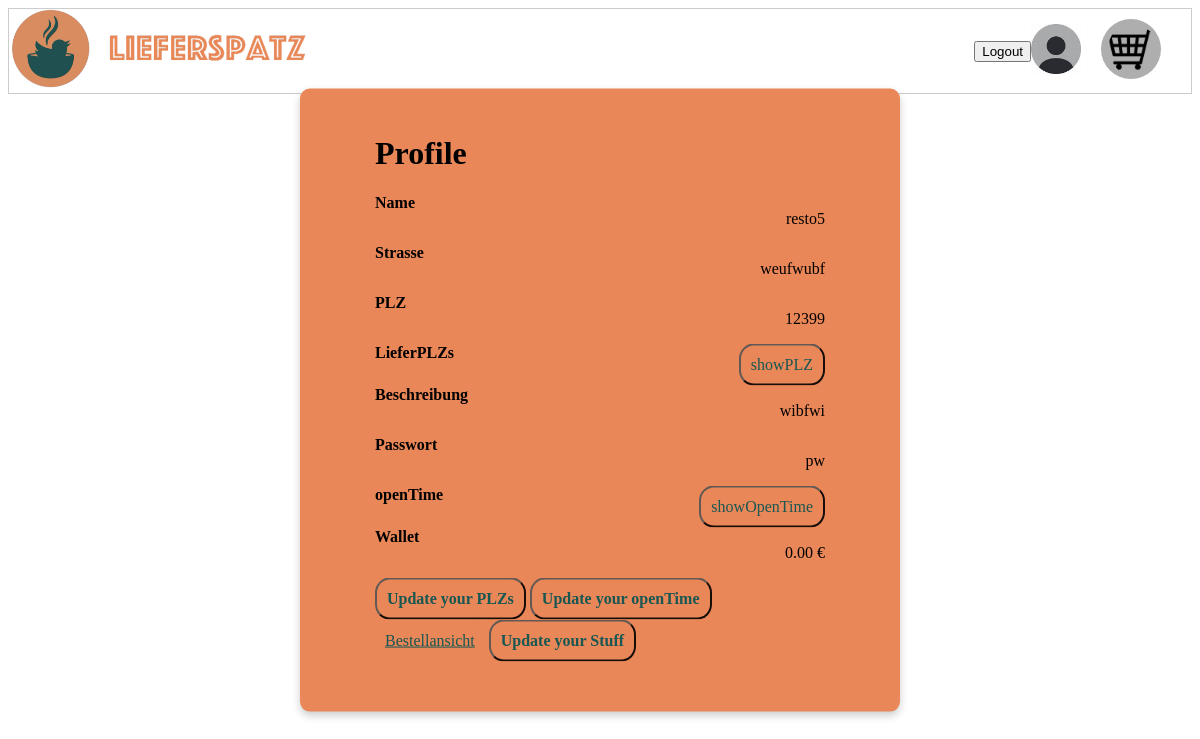
The app's page /profile/ (signed in), older data.
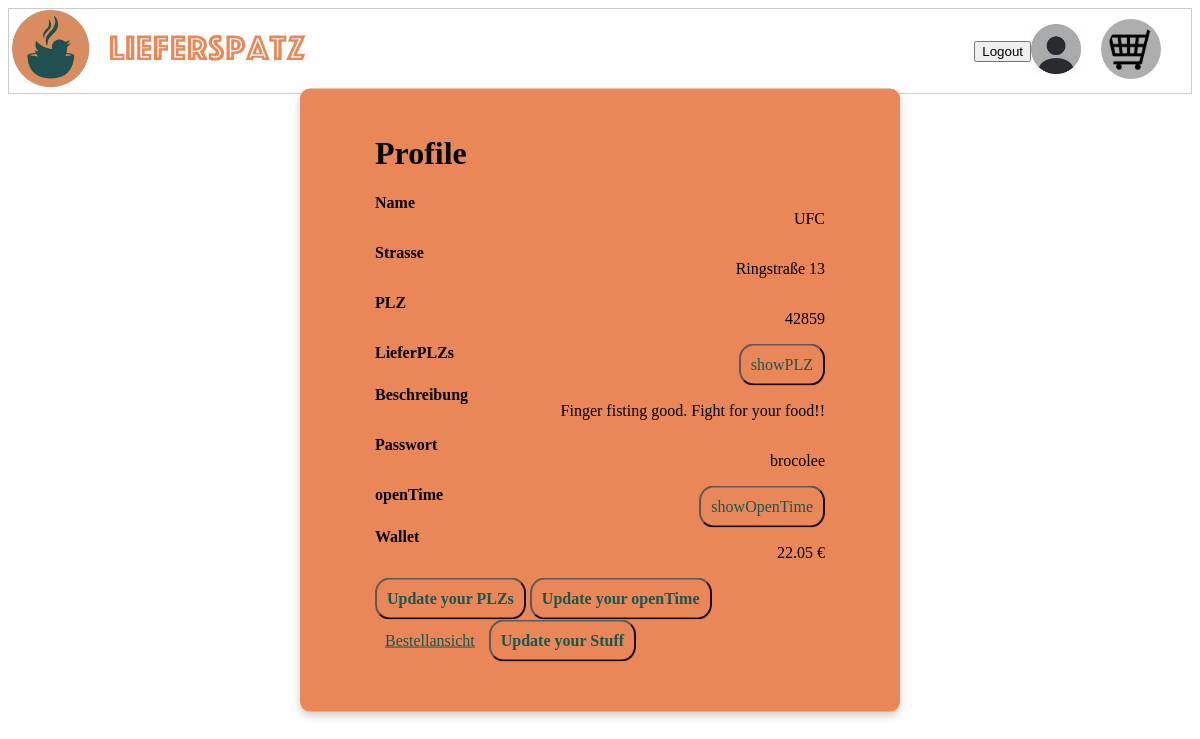
The same page, newer data.
### app.py (models this page shows, shortened)
class Resto(db.Model):
    id = db.Column(db.Integer, primary_key = True)
    name = db.Column(db.String(20), unique = True, nullable = False)
    strasse = db.Column(db.String(20), unique = False, nullable = False)
    plz = db.Column(db.Integer(), unique = False, nullable = False)
    lieferplz = db.Column(db.String(), unique = False, nullable = False)
    beschreibung = db.Column(db.String(555), nullable = False)
    password = db.Column(db.String(20), nullable = False)
    openTime = db.Column(db.String(), nullable = False)
    wallet = db.Column(db.Integer, nullable=False, default=0)
    image = db.Column(db.String, nullable=True)

### app.py (the view)
@app.route("/profile/")
def profile():
    if not session.get("user"):
        return redirect(url_for("login"))
    user1 = session["user"]
    if user1["type"] == "Kunde":
        user = Kunde.query.get_or_404(user1["id"])
    else:
        user = Resto.query.get_or_404(user1["id"])
    return render_template("profile.html", content=user, userType = user1["type"], userID = user1["id"], json = json)

### templates/profile.html (shortened to what this page needs)
<!DOCTYPE html>
<html lang="en">
<head>
</head>
<body>
    <div  class=" header-layout">
        <div>
            {% if userType == "Kunde" %}
            <a href="{{ url_for('CatchResto')}}">
                <img class="logo" src="{{ url_for('static', filename='images/LP.png') }} ">
            </a>
            {% else %}
            <a href="{{ url_for('resto_speisekarte', restaurant_id = userID)}}">
                <img class="logo" src="{{ url_for('static', filename='images/LP.png') }} ">
            </a>
            {% endif %}
        </div>
        <div style=" padding: 10px;">
            <form action="{{ url_for('logout') }}" method="POST">
                <button type="submit">Logout</button>
            </form>
            <a href="{{ url_for('profile')}}">
                <img style="height: 50px; margin-right: 20px;" src ="{{ url_for('static', filename='images/th.jfif') }} ">
            </a>
            <a href="{{ url_for('summary')}}">
                <img style="height: 50px; background-color: #aeaeae; padding: 5px ; border-radius: 100%; padding-right: 3px; padding-left: 7px;margin-right: 20px;" src ="{{ url_for('static', filename='images/WK.png') }} ">
            </a>
        </div>
    </div>
    <div class="Profile" id="Profile">
        <h1>
            Profile
        </h1>
        {% if userType == "Kunde" %}
        <div class="item">
            <label for="vorname"><b>Vorname</b></label>
            <p>{{content.vorname}}</p>
        </div>
        <div class="item">
            <label for="Nachname"><b>Nachname</b></label>
            <p>{{content.nachname}}</p>
        </div>
        <div class="item">
            <label for="adresse"><b>Adresse</b></label>
            <p>{{content.adresse}}</p>
        </div>
        <div class="item">
            <label for="postleitzahl"><b>PLZ</b></label>
            <p>{{content.postleitzahl}}</p>
        </div>
        <div class="item">
            <label for="password"><b>Passwort</b></label>
            <p>{{content.password}}</p>
        </div>
        <div class="item">
            <label for="wallet"><b>Wallet</b></label>
            <p>{{"%.2f"|format(content.wallet)}} €</p>
        </div>
        <a class="btn register" href="{{url_for('bestellansichtKunde')}}">Bestellansicht</a>
        {% else %}
        <div class="item">
            <label for="name"><b>Name</b></label>
            <p>{{content.name}}</p>
        </div>
        <div class="item">
            <label for="strasse"><b>Strasse</b></label>
            <p>{{content.strasse}}</p>
        </div>
        <div class="item">
            <label for="plz"><b>PLZ</b></label>
            <p>{{content.plz}}</p>
        </div>
        <div class="item">
            <label for="lieferplz"><b>LieferPLZs</b></label>
            <button class="btn register" onclick="openForm('showPLZ')">showPLZ</button>
        </div>
        <div class="item">
            <label for="beschreibung"><b>Beschreibung</b></label>
            <p>{{content.beschreibung}}</p>
        </div>
        <div class="item">
            <label for="password"><b>Passwort</b></label>
            <p>{{content.password}}</p>
        </div>
        <div class="item">
            <label for="openTime"><b>openTime</b></label>
            <button class="btn register" onclick="openForm('showOpenTime')">showOpenTime</button>
        </div>
        <div class="item">
            <label for="wallet"><b>Wallet</b></label>
            <p>{{"%.2f"|format(content.wallet)}} €</p>
        </div>
        <button class="btn register" onclick="openForm('PLZupdateForm')"><b>Update your PLZs</b></button>
        <button class="btn register" onclick="openForm('openTimeUpdateForm')"><b>Update your openTime</b></button>
        <a class="btn register" href="{{url_for('bestellansichtResto')}}">Bestellansicht</a>
        {% endif %}
        <button class="btn register" onclick="openForm('profileUpdateForm')"><b>Update your Stuff</b></button>
    </div>
</body>
</html>

Row changes from the older to the newer data that the page shows:
changed Resto: name "resto5" → "UFC"; strasse "weufwubf" → "Ringstraße 13"; plz "12399" → "42859"; beschreibung "wibfwi" → "Finger fisting good. Fight for your food!!"; password "pw" → "brocolee"; wallet "0.00" → "22.05"
